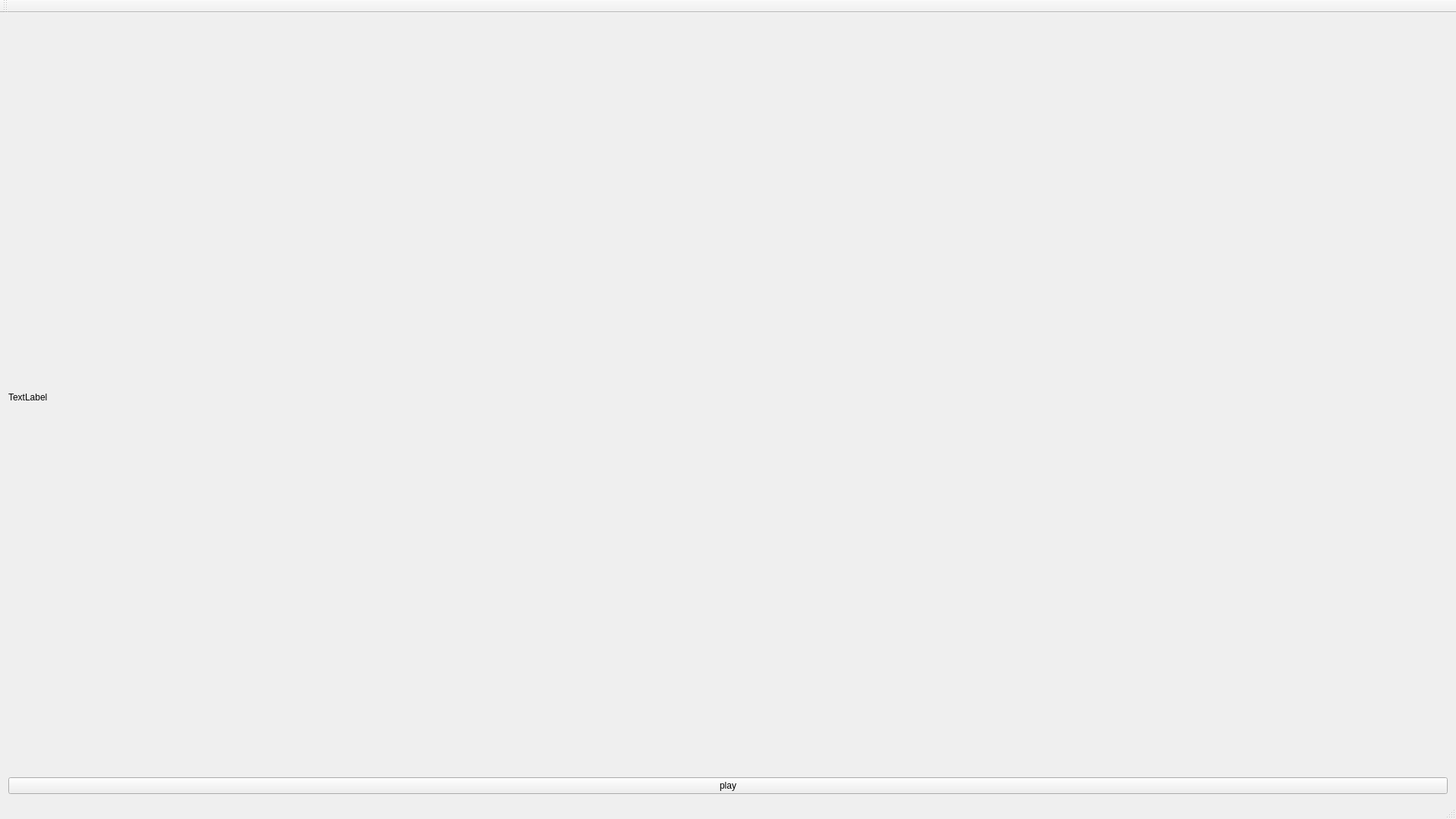
<?xml version="1.0" encoding="UTF-8"?>
<ui version="4.0">
 <class>MainWindow</class>
 <widget class="QMainWindow" name="MainWindow">
  <property name="geometry">
   <rect>
    <x>0</x>
    <y>0</y>
    <width>1920</width>
    <height>1080</height>
   </rect>
  </property>
  <property name="windowTitle">
   <string>MainWindow</string>
  </property>
  <widget class="QWidget" name="centralWidget">
   <layout class="QVBoxLayout" name="verticalLayout">
    <item>
     <widget class="QLabel" name="lblPicture">
      <property name="text">
       <string>TextLabel</string>
      </property>
     </widget>
    </item>
    <item>
     <widget class="QPushButton" name="btnPlay">
      <property name="text">
       <string>play</string>
      </property>
     </widget>
    </item>
   </layout>
  </widget>
  <widget class="QMenuBar" name="menuBar">
   <property name="geometry">
    <rect>
     <x>0</x>
     <y>0</y>
     <width>1920</width>
     <height>23</height>
    </rect>
   </property>
  </widget>
  <widget class="QToolBar" name="mainToolBar">
   <attribute name="toolBarArea">
    <enum>TopToolBarArea</enum>
   </attribute>
   <attribute name="toolBarBreak">
    <bool>false</bool>
   </attribute>
  </widget>
  <widget class="QStatusBar" name="statusBar"/>
 </widget>
 <layoutdefault spacing="6" margin="11"/>
 <resources/>
 <connections/>
</ui>
